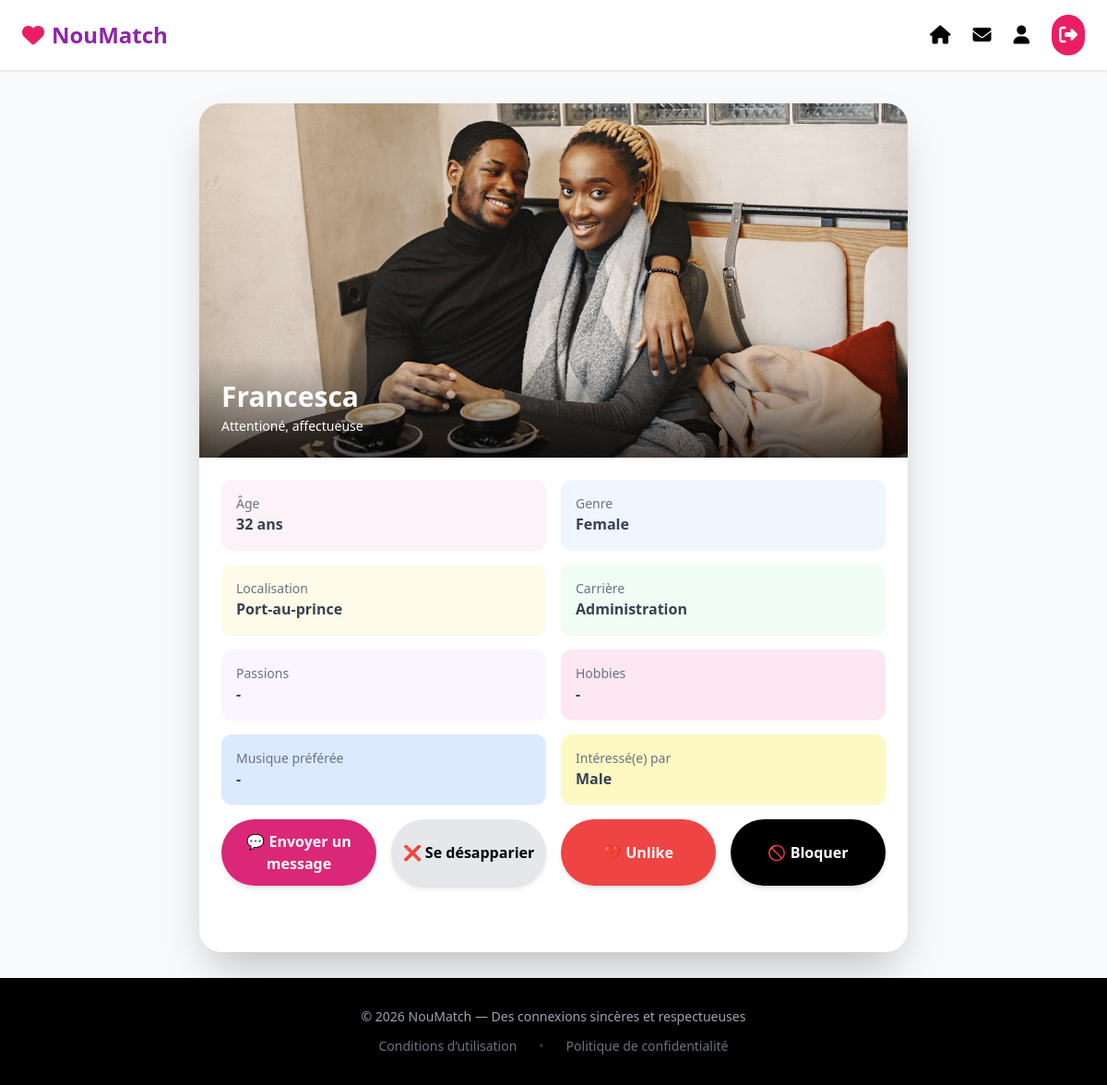
/nmdashboard/profil/3/ (signed in), run on the app's committed database.
### users/models.py (models this page shows, shortened)
class User(AbstractBaseUser, PermissionsMixin):
    email = models.EmailField(unique=True)
    username = models.CharField(max_length=30, unique=True)
    bio = models.TextField(blank=True)
    birth_date = models.DateField(null=True, blank=True)
    GENDER_CHOICES = [
        ("male", "Male"),
        ("female", "Female"),
        ("other", "Other"),
    ]
    gender = models.CharField(max_length=10, choices=GENDER_CHOICES, blank=True)
    INTEREST_CHOICES = [
        ("male", "Male"),
        ("female", "Female"),
        ("everyone", "Everyone"),
    ]
    interested_in = models.CharField(max_length=10, choices=INTEREST_CHOICES, blank=True)
    location = models.CharField(max_length=100, blank=True)
    profile_photo = models.ImageField(upload_to="profiles/", blank=True, null=True)
    is_verified = models.BooleanField(default=False)
    height = models.PositiveIntegerField(null=True, blank=True)  # in cm
    passions = models.TextField(blank=True)  # comma separated passions
    career = models.CharField(max_length=100, blank=True)
    education = models.CharField(max_length=100, blank=True)
    hobbies = models.TextField(blank=True)
    favorite_music = models.TextField(blank=True)
    is_active = models.BooleanField(default=True)
    is_staff = models.BooleanField(default=False)
    date_joined = models.DateTimeField(default=timezone.now)
    objects = UserManager()
    USERNAME_FIELD = "email"
    REQUIRED_FIELDS = ["username"]

### nmdashboard/views.py (the view)
# urls.py: path("profil/<int:user_id>/", views.voir_profil, name="voir_profil"),
@login_required
def voir_profil(request, user_id):
    user = get_object_or_404(User, id=user_id)
    age = None
    if user.birth_date:
        today = date.today()
        age = today.year - user.birth_date.year
        if (today.month, today.day) < (user.birth_date.month, user.birth_date.day):
            age -= 1
    hobbies_list = [h.strip() for h in user.hobbies.split(",") if h.strip()]
    passions_list = [p.strip() for p in user.passions.split(",") if p.strip()]
    return render(request, "nmdashboard/voir_profil.html", {
        "profile_suser": user,
        "age": age,
        "hobbies_list": hobbies_list,
        "passions_list": passions_list,
    })

### nmdashboard/templates/nmdashboard/voir_profil.html (shortened to what this page needs)
{% extends 'nmdashboard/base.html' %}
{% block content %}
<main class="flex-1 pt-28 px-4 mb-7">
  <div class="max-w-3xl mx-auto bg-white rounded-3xl shadow-2xl overflow-hidden">
    <div class="relative">
      {% if profile_suser.profile_photo %}
        <img src="{{ profile_suser.profile_photo.url }}" class="w-full h-96 object-cover">
      {% else %}
        <img src="/static/images/default-profile.png" class="w-full h-96 object-cover">
      {% endif %}
      <div class="absolute bottom-0 left-0 w-full bg-gradient-to-t from-black/70 via-black/30 to-transparent p-6">
        <h1 class="text-3xl font-bold text-white">{{ profile_suser.username }}</h1>
        {% if profile_suser.bio %}
          <p class="text-white mt-1 text-sm">{{ profile_suser.bio }}</p>
        {% endif %}
      </div>
    </div>
    <div class="p-6 space-y-4">
      <div class="grid grid-cols-2 gap-4 text-gray-700">
        <div class="bg-pink-50 rounded-xl p-4 shadow-sm">
            <p class="text-sm text-gray-500">Âge</p>
            <p class="font-semibold">
                {% if age %}
                {{ age }} ans
                {% else %}
                -
                {% endif %}
            </p>
        </div>
        <div class="bg-blue-50 rounded-xl p-4 shadow-sm">
          <p class="text-sm text-gray-500">Genre</p>
          <p class="font-semibold">{{ profile_suser.get_gender_display }}</p>
        </div>
        <div class="bg-yellow-50 rounded-xl p-4 shadow-sm">
          <p class="text-sm text-gray-500">Localisation</p>
          <p class="font-semibold">{{ profile_suser.location|default:"-" }}</p>
        </div>
        <div class="bg-green-50 rounded-xl p-4 shadow-sm">
          <p class="text-sm text-gray-500">Carrière</p>
          <p class="font-semibold">{{ profile_suser.career|default:"-" }}</p>
        </div>
        <div class="bg-purple-50 rounded-xl p-4 shadow-sm">
          <p class="text-sm text-gray-500">Passions</p>
          <p class="font-semibold">{{ profile_suser.passions|default:"-" }}</p>
        </div>
        <div class="bg-pink-100 rounded-xl p-4 shadow-sm">
          <p class="text-sm text-gray-500">Hobbies</p>
          <p class="font-semibold">{{ profile_suser.hobbies|default:"-" }}</p>
        </div>
        <div class="bg-blue-100 rounded-xl p-4 shadow-sm">
          <p class="text-sm text-gray-500">Musique préférée</p>
          <p class="font-semibold">{{ profile_suser.favorite_music|default:"-" }}</p>
        </div>
        <div class="bg-yellow-100 rounded-xl p-4 shadow-sm">
          <p class="text-sm text-gray-500">Intéressé(e) par</p>
          <p class="font-semibold">{{ profile_suser.get_interested_in_display }}</p>
        </div>
      </div>
      <div class="flex flex-col sm:flex-row gap-4 mt-6">
        <a href=""
           class="flex-1 bg-pink-600 text-white py-3 rounded-full text-center font-semibold hover:bg-pink-700 transition-colors shadow-md">
           💬 Envoyer un message
        </a>
        <button class="flex-1 bg-gray-200 py-3 rounded-full text-center font-semibold hover:bg-gray-300 shadow-md">❌ Se désapparier</button>
        <button class="flex-1 bg-red-500 text-white py-3 rounded-full text-center font-semibold hover:bg-red-600 shadow-md">💔 Unlike</button>
        <button class="flex-1 bg-black text-white py-3 rounded-full text-center font-semibold hover:bg-gray-900 shadow-md">🚫 Bloquer</button>
      </div>
    </div>
    <div class="p-6 flex flex-wrap gap-2">
    </div>
  </div>
</main>
{% endblock content %}

### nmdashboard/templates/nmdashboard/base.html (style rules this page uses)
* { scroll-behavior: smooth; }

### data on the page
User: profile_photo (picture), username "Francesca", bio "Attentioné, affectueuse", gender "Female", location "Port-au-prince", career "Administration", passions "-", hobbies "-", favorite_music "-", interested_in "Male"

### other printed values
{{ age }} "32"
